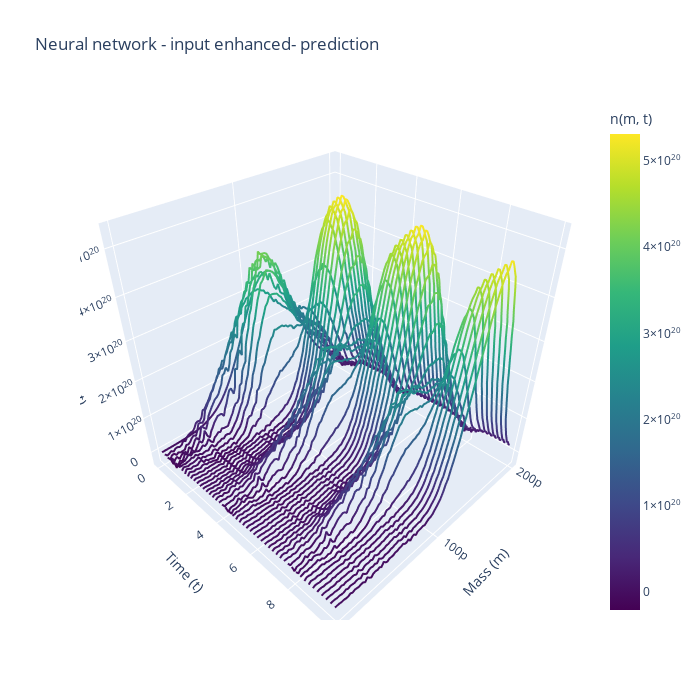

The notebook cell saved with this chart:
### Code cell
#prediction step
n0=Dataset_validation[0]["n"][:,0]
S0=Dataset_validation[0]["initial_substrate"]
N_input_enhanced,S_input_enhanced = rollout(model=model2, n0=n0, s0=S0, steps=T-1, n_max=n_max, S_max=S_max,return_numpy=True)

plot_spaghetti(m=m,t=torch.linspace(0,10,T),N=N_input_enhanced,title="Neural network - input enhanced- prediction")
biomass_input_enhanced  = (N_input_enhanced  * m.numpy()[:,None]).sum(axis=0) * delta_m.numpy()
plt.plot(t_eval,biomass_input_enhanced,label="Neural Network Biomass")
plt.plot(t_eval,S_input_enhanced,label="Neural Network Substrate")
plt.legend()
plt.grid()
plt.show()
